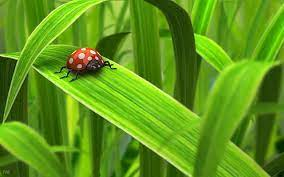
#> input picture OpenCV/pest_detection/imagesds.jpg, 284 x 177 px; its folder holds only this picture in this run
$ python -i application.py   (imports and definitions only)
#> lines starting #> are read from the running program, lines starting #| are printed output that depends on the picture; after the words box and inside, x2 and y2 are one past the last pixel; in counts of white or black regions, pixels touching at a corner belong together
#> further down, picture is the input picture: shape (177, 284, 3); mean B, G, R 24.4, 149.8, 94
from tkinter import *
from PIL import ImageTk,Image
from tkinter.filedialog import asksaveasfile
from tkinter.filedialog import askopenfilename


import cv2
from PIL import Image
import numpy as np
import imutils
#blur the image for further processing
# [4 lines left out: function blur, not called in this run]

#we use green as mask so that other than green on paddy are dected as bugs
def mask(image):
    greenLower = (27, 25, 25)
    greenUpper = (70, 255, 255)
    hsv = cv2.cvtColor(image,cv2.COLOR_BGR2HSV)
#> hsv: shape (177, 284, 3); mean H, S, V 43.4, 216.4, 150.5
    mask = cv2.inRange(hsv,greenLower,greenUpper)
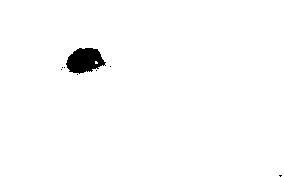
#> mask: shape (177, 284); 98.5% white; 8 black regions (7 under 20 px), largest, box (x1, y1, x2, y2) and area: (66, 48, 106, 74) 721
    mask = cv2.erode(mask, None, iterations= 2)
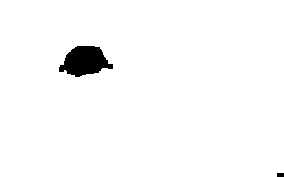
#> mask: shape (177, 284); 97.8% white; 2 black regions, box (x1, y1, x2, y2) and area: (59, 46, 113, 77) 1099, (277, 173, 284, 177) 28
    mask = cv2.dilate(mask, None, iterations= 2)
#> mask: shape (177, 284); 98.5% white; 4 black regions (3 under 20 px), largest, box (x1, y1, x2, y2) and area: (62, 48, 106, 75) 761
    mask = cv2.bitwise_not(mask)

    return mask

#after having bug on image we contour those images to count number of pests
# [33 lines left out: functions contour, bounding, crops, not called in this run]

#process of creating an interface for this program is made using tkinter module
#firstly we create frames which are used as pages

def raise_frame(f):
    f.tkraise()

def finish():
    r.destroy()
def Fr1():
    raise_frame(f1)
def Fr2():
    raise_frame(f2)
def Fr3():
    raise_frame(f3)
def Fr4():
    raise_frame(f4)
def Fr5():
    raise_frame(f5)
def Fr6():
    raise_frame(f6)
def Fr7():
    raise_frame(f7)
def Fr8():
    raise_frame(f8)
def Fr9():
    raise_frame(f9)

#-------------------------------------Page 1-------------------------------------------------------------
# [71 lines left out: functions fun1, fun2, fun3, fun4, fun5, fun6, not called in this run]


#-------------------------------------Page 2-------------------------------------------------------------

def fun7():
    x7.set('')
def fun8():
    x8.set('')
def fun9():
    x9.set('')
def fun10():
    x10.set('')


# [1 line not run here, left out]
# [1 line that did not run here, left out]
# [1 line that did not run here, left out]
# [1 line that did not run here, left out]
# [1 line that did not run here, left out]
# [1 line that did not run here, left out]
# [1 line that did not run here, left out]
# [1 line that did not run here, left out]
# [1 line that did not run here, left out]
# [1 line that did not run here, left out]
# [1 line that did not run here, left out]

# [10 lines not run here, left out]


x0=StringVar()
x1=StringVar()
x2=StringVar()
x3=StringVar()
x4=StringVar()
x5=StringVar()
x6=StringVar()
x7=StringVar()
x8=StringVar()
x9=StringVar()
x10=StringVar()
x11=StringVar()
x12=StringVar()
x13=StringVar()
x14=StringVar()
x15=StringVar()
x16=StringVar()
sc=StringVar()
sk=StringVar()
oc=StringVar()
ok=StringVar()

# [22 lines not run here, left out]


# [1 line that did not run here, left out]
# [1 line that did not run here, left out]
# [1 line that did not run here, left out]
# [1 line that did not run here, left out]
# [1 line that did not run here, left out]
# [1 line that did not run here, left out]


#------------------StartPage---Frame 1--------------------------------------------------------------------------

# [36 lines not run here, left out]

# [1 line that did not run here, left out]
# [1 line that did not run here, left out]

#-----------------------------Frame 3---------------------------------------------------------------------------------

# [1 line that did not run here, left out]
# [11 lines that did not run here, left out]


# [1 line that did not run here, left out]
# [1 line that did not run here, left out]

#------------------------Frame-4-----------------------------------------------------------------------------------------

# [1 line that did not run here, left out]

#img_label = Label(f4,fg="black",bg="light gray", font = "Latin 12 bold",width=50,height=15).place(x = 250,y=60)

# [1 line that did not run here, left out]


# [2 lines that did not run here, left out]
#l3= Label(f4,textvariable=x2,fg="black",bg="light gray", font = "Latin 12 bold",width=50,height=2).place(x = 250,y=120)

# [4 lines that did not run here, left out]


# [3 lines that did not run here, left out]
#L6= Label(f4,textvariable=x4,fg="black",bg="light gray",font="Latin 12 bold",width=50,height=2).place(x=250,y=240)


# [2 lines that did not run here, left out]
#l2 = Label(f4, textvariable=x6,fg="black",bg="light gray", font = "Latin 12 bold",width=50,height=15).place(x = 250, y =60)

count_var = StringVar()
# [1 line not run here, left out]
# [1 line that did not run here, left out]
# [1 line not run here, left out]

# [1 line that did not run here, left out]

# [1 line that did not run here, left out]
# [1 line that did not run here, left out]


#-----------------------------Frame-5-------------------------------------------------------------------------------

# [1 line that did not run here, left out]

# [17 lines that did not run here, left out]


# [1 line that did not run here, left out]
# [1 line that did not run here, left out]

#-----------------------------Frame-6-------------------------------------------------------------------------------

# [1 line not run here, left out]
# [1 line that did not run here, left out]


# [1 line that did not run here, left out]
# [1 line that did not run here, left out]

#-----------------------------End-------------------------------------------------------------------

# [4 lines not run here, left out]

>>> import cv2
>>> picture = cv2.imread('imagesds.jpg')
>>> result = mask(picture)

$ run again, on OpenCV/pest_detection/green-paddy-leafhoppers-1.jpg
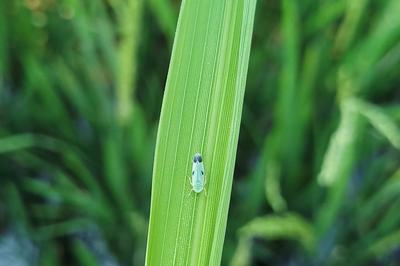
#> input picture OpenCV/pest_detection/green-paddy-leafhoppers-1.jpg, 400 x 266 px
#> picture is the input picture: shape (266, 400, 3); mean B, G, R 64.3, 122.1, 69.8
#> hsv: shape (266, 400, 3); mean H, S, V 60, 132.4, 122.2
#> in mask, `mask = cv2.inRange(hsv,greenLower,greenUpper)`:
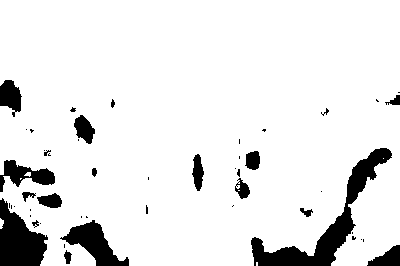
#> mask: shape (266, 400); 90.4% white; 50 black regions (30 under 20 px), largest, box (x1, y1, x2, y2) and area: (251, 148, 392, 266) 3289, (0, 198, 48, 266) 2029, (60, 220, 129, 266) 1321
#> in mask, `mask = cv2.dilate(mask, None, iterations= 2)`:
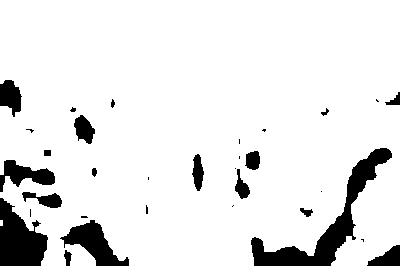
#> mask: shape (266, 400); 90.1% white; 32 black regions (13 under 20 px), largest, box (x1, y1, x2, y2) and area: (251, 148, 392, 266) 3371, (0, 198, 48, 266) 2143, (60, 220, 129, 266) 1344
